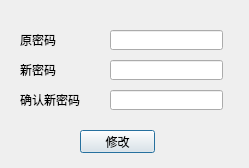
<?xml version="1.0" encoding="UTF-8"?>
<ui version="4.0">
 <class>ChPasswordDialog</class>
 <widget class="QDialog" name="ChPasswordDialog">
  <property name="geometry">
   <rect>
    <x>0</x>
    <y>0</y>
    <width>249</width>
    <height>168</height>
   </rect>
  </property>
  <property name="windowTitle">
   <string>修改密码</string>
  </property>
  <widget class="QLabel" name="label">
   <property name="geometry">
    <rect>
     <x>20</x>
     <y>30</y>
     <width>81</width>
     <height>20</height>
    </rect>
   </property>
   <property name="text">
    <string>原密码</string>
   </property>
  </widget>
  <widget class="QLabel" name="label_2">
   <property name="geometry">
    <rect>
     <x>20</x>
     <y>60</y>
     <width>81</width>
     <height>20</height>
    </rect>
   </property>
   <property name="text">
    <string>新密码</string>
   </property>
  </widget>
  <widget class="QLabel" name="label_3">
   <property name="geometry">
    <rect>
     <x>20</x>
     <y>90</y>
     <width>81</width>
     <height>20</height>
    </rect>
   </property>
   <property name="text">
    <string>确认新密码</string>
   </property>
  </widget>
  <widget class="QLineEdit" name="edtOldPsd">
   <property name="geometry">
    <rect>
     <x>110</x>
     <y>30</y>
     <width>113</width>
     <height>20</height>
    </rect>
   </property>
  </widget>
  <widget class="QLineEdit" name="edtNewPsd">
   <property name="geometry">
    <rect>
     <x>110</x>
     <y>60</y>
     <width>113</width>
     <height>20</height>
    </rect>
   </property>
   <property name="echoMode">
    <enum>QLineEdit::Password</enum>
   </property>
  </widget>
  <widget class="QLineEdit" name="edtNewPsd_2">
   <property name="geometry">
    <rect>
     <x>110</x>
     <y>90</y>
     <width>113</width>
     <height>20</height>
    </rect>
   </property>
   <property name="cursor">
    <cursorShape>IBeamCursor</cursorShape>
   </property>
   <property name="echoMode">
    <enum>QLineEdit::Password</enum>
   </property>
  </widget>
  <widget class="QPushButton" name="btnSubmit">
   <property name="geometry">
    <rect>
     <x>80</x>
     <y>130</y>
     <width>75</width>
     <height>23</height>
    </rect>
   </property>
   <property name="text">
    <string>修改</string>
   </property>
  </widget>
 </widget>
 <resources/>
 <connections>
  <connection>
   <sender>btnSubmit</sender>
   <signal>clicked(bool)</signal>
   <receiver>ChPasswordDialog</receiver>
   <slot>submit()</slot>
   <hints>
    <hint type="sourcelabel">
     <x>117</x>
     <y>141</y>
    </hint>
    <hint type="destinationlabel">
     <x>124</x>
     <y>83</y>
    </hint>
   </hints>
  </connection>
 </connections>
 <slots>
  <slot>submit()</slot>
 </slots>
</ui>
